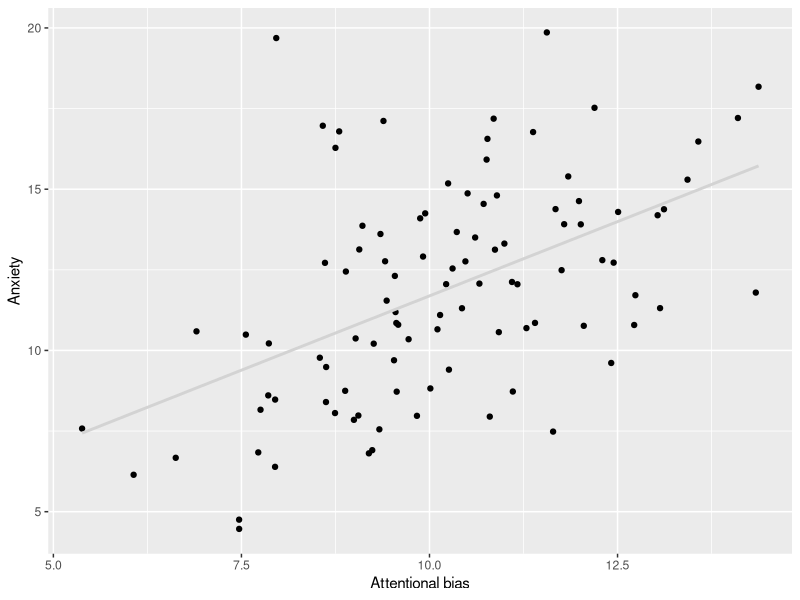
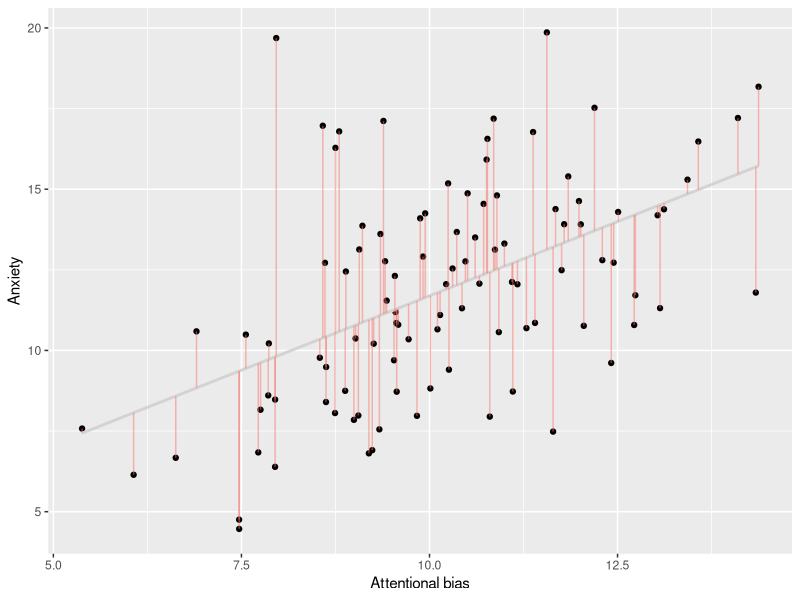
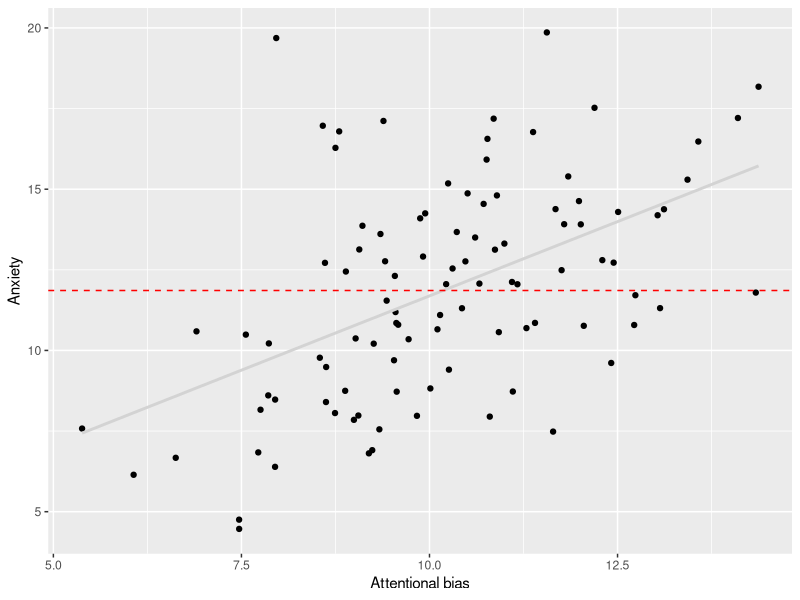
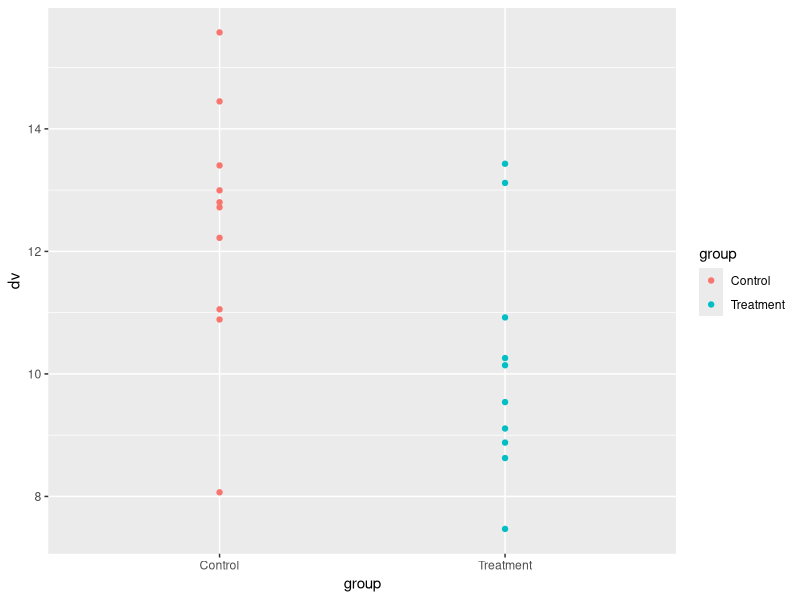
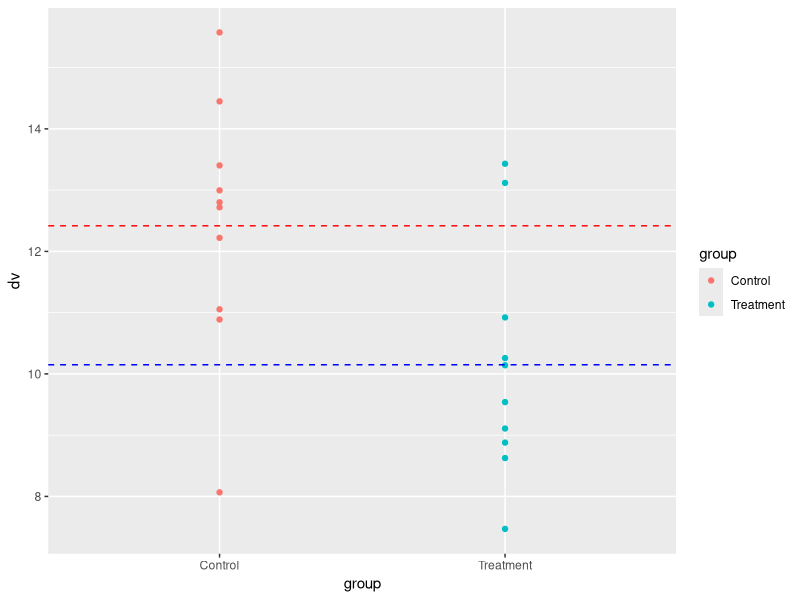
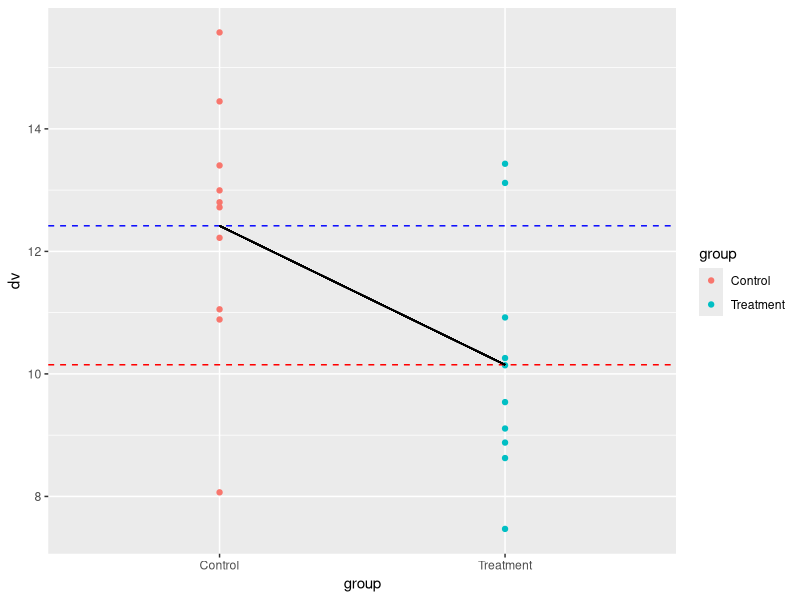
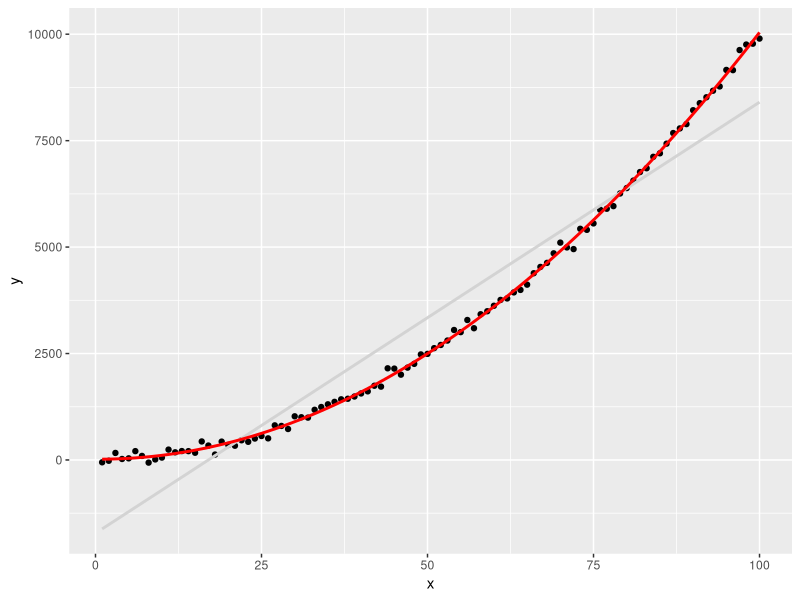

Generate these figures, in order, with R:
## ---- chunk 1

knitr::opts_chunk$set(
fig.align = "center"
)

## ---- chunk 2

#| out-width: 100%
#| out-height: 100%
#| fig-align: center


# generate two continuous variables and plot them using ggplot Label the x variable AttentionalBias and the y variable Anxiety

set.seed(123)
library(ggplot2)
x <- rnorm(100, 10, 2)

y <- x + rnorm(100, 2, 3)

df <- data.frame(x, y)


lm <- lm(y ~ x, data = df)

p = ggplot(lm, aes(x = x, y = y)) + geom_point()

# now fit a linear model to the data and add the intercept value to the plot

intercept <- lm$coefficients[1]
# add the regression line to the plot with a confidence interval

p <- p +   geom_smooth(method = "lm", se = FALSE, color = "lightgrey")

p <- p + labs(x = "Attentional bias", y = "Anxiety")



p
## ---- chunk 3

# draw a line between the data points and the regression line

p + geom_segment(aes(xend = x, yend = .fitted, color = "red"), alpha = 0.5) + guides(color = FALSE)



## ---- chunk 4

#| out-width: 100%
#| out-height: 100%

# add a horizontal line to the plot at the intercept value

p + geom_hline(yintercept = mean(y), linetype = "dashed", color = "red")

## ---- chunk 5

model1 <- lm(y ~ x, data = df) #<1>

summary(model1) #<2>

## ---- chunk 6

# Generate some data
set.seed(123)
group <- rep(c("Treatment", "Control"), each = 10)
dv <- c(rnorm(10, 10, 2), rnorm(10, 12, 2))
df <- data.frame(group, dv)

## ---- chunk 7
# run a t-test

t.test(dv ~ group, data = df)


## ---- chunk 8

# plot a scatterplot of the data with colour to represent each group


ggplot(df, aes(x = group, y = dv, color = group)) + geom_point() 


## ---- chunk 9

# use geom segment to add a horizontal line for the mean of each group to the plot, use geom_segment so that the mean lines do not cross the mid point of the x axis

ggplot(df, aes(x = group, y = dv, color = group)) + geom_point() + geom_hline(yintercept = mean(df$dv[df$group == "Treatment"]), linetype = "dashed", color = "blue") + geom_hline(yintercept = mean(df$dv[df$group == "Control"]), linetype = "dashed", color = "red") 


## ---- chunk 10

# plot a line between the two means

ggplot(df, aes(x = group, y = dv, color = group)) + geom_point() + geom_hline(yintercept = mean(df$dv[df$group == "Treatment"]), linetype = "dashed", color = "red") + geom_hline(yintercept = mean(df$dv[df$group == "Control"]), linetype = "dashed", color = "blue") + geom_segment(aes(x = "Treatment", xend = "Control", y = mean(df$dv[df$group == "Treatment"]), yend = mean(df$dv[df$group == "Control"])), color = "black")


## ---- chunk 11

# run a linear model

lm(dv ~ group, data = df) |> summary()

## ---- chunk 12

# show the confidence confidence intervals of the coefficients

lm(dv ~ group, data = df) |> confint()

## ---- chunk 13

# Generate some data for a one-way ANOVA with 3 groups

set.seed(123)

group <- rep(c("Group 1", "Group 2", "Group 3"), each = 10)

dv <- c(rnorm(10, 10, 2), rnorm(10, 12, 2), rnorm(10, 14, 2))

df <- data.frame(group, dv)

## ---- chunk 14

# running an ANOVA

aov(dv ~ group, data = df) |> summary()

## ---- chunk 15

lm(dv ~ group, data = df) |> summary()

## ---- chunk 16

# Generate some data for a non-linear relationship

set.seed(123)

x <- 1:100
y <- x^2 + rnorm(100, 0, 100)

df <- data.frame(x, y)

#plot the data and show the line of best fit
library(ggplot2)
p <- ggplot(df, aes(x = x, y = y)) + geom_point()

lm <- lm(y ~ x, data = df)

p <- p + geom_smooth(method = "lm", se = FALSE, color = "lightgrey")


## now plot a polynomial regression line

lm2 <- lm(y ~ poly(x, 2), data = df)

p <- p + geom_smooth(method = "lm", se = FALSE, color = "red", formula = y ~ poly(x, 2))



p



